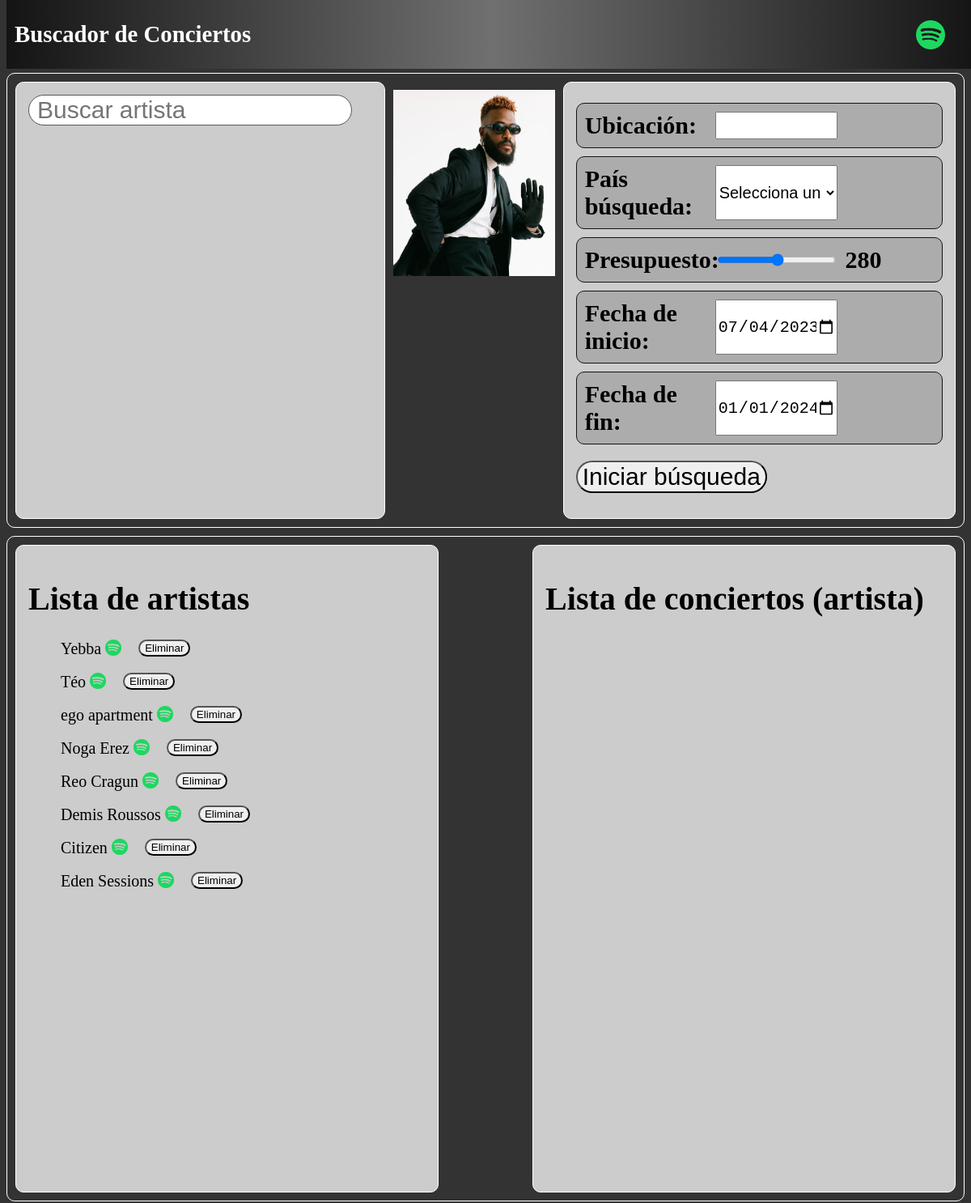
The app's page / (upper part), older data.
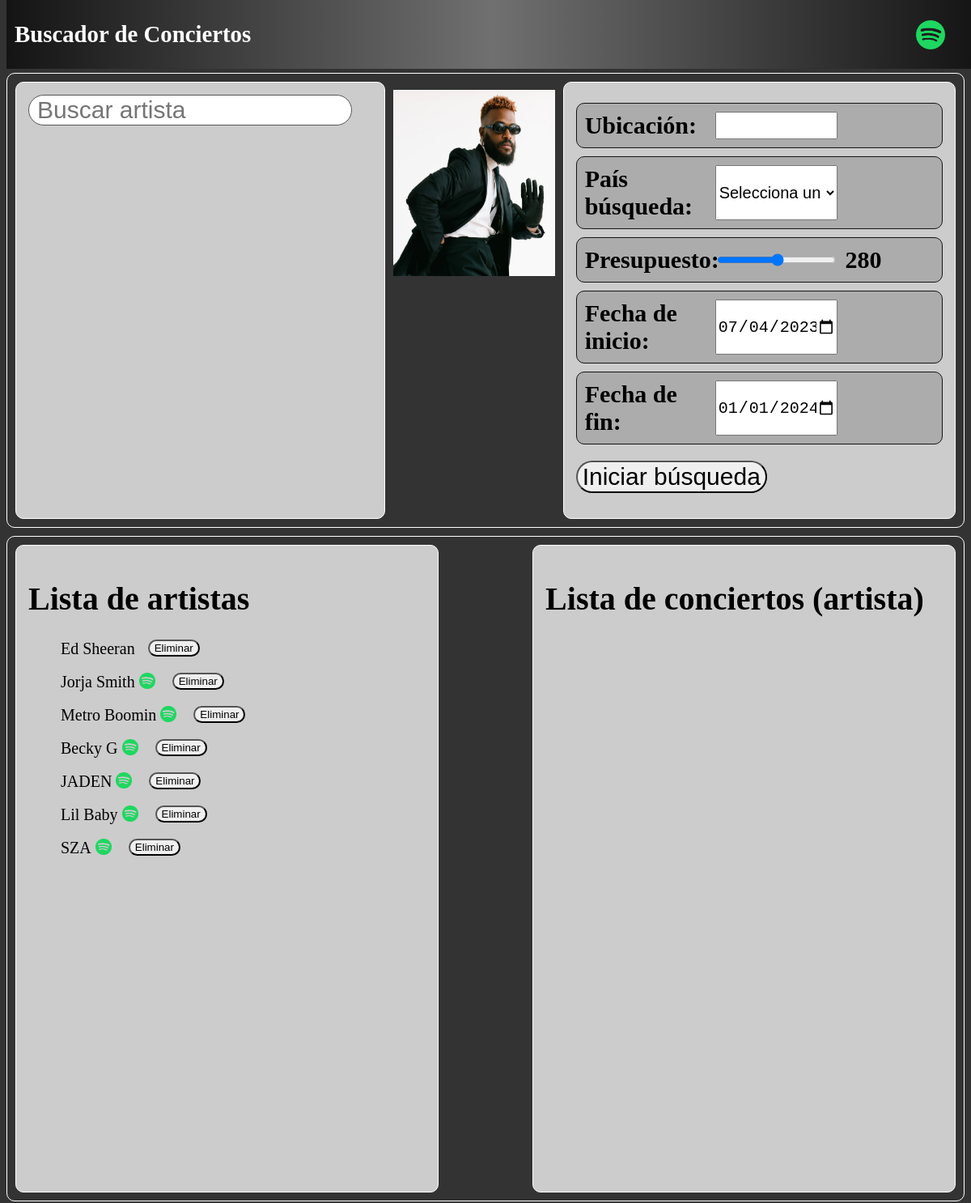
The same page, newer data.
### BuscadorConciertos/models.py (models this page shows, shortened)
class Artist(models.Model):
    name = models.CharField(max_length=255, unique=True)
    artist_id = models.CharField(max_length=255)
    is_spotified = models.BooleanField(default=False)

### BuscadorConciertos/views.py (the view)
# urls.py: path('', views.buscador, name='buscador'),
def buscador(request):
  artists = Artist.objects.all()
  conciertos = Concierto.objects.all().values() #Obtener valores de los conciertos
  conciertos_df = pd.DataFrame(conciertos) #Importamos a un dataframe de pandas
  url_auth = f'https://accounts.spotify.com/authorize?response_type=code&client_id={ credentials.SPOTIFY_CLIENT_ID }&redirect_uri=http://127.0.0.1:8000/SpotiLog/spotilog/&scope=user-top-read playlist-read-private'
  return render(request, 'buscador.html', {'artists': artists, 'url_auth':url_auth})

### BuscadorConciertos/templates/buscador.html (shortened to what this page needs)
<head>
  {% load static %}
  <link rel="stylesheet" type="text/css" href="{% static 'BuscadorConciertos/css/belleza.css' %}">
</head>
<body>
<section class="header">
  <h1 id="title">Buscador de Conciertos</h1>
  {% if userpic %}
    {% block spotilog %}
    {% endblock %}
  {% else %}
    <a href="{{ url_auth }}"><img id="spoti" src="{% static 'BuscadorConciertos/img/spotilogo.png' %}"></a>
  {% endif %}
</section>
<div class="container" id="primer_container">
    <div class="box">
      <div class="ContBusq">
        <form method="post" id="formArtista">
            <input name="nombre" id="nombre" class="buscarArtista" type="text" placeholder="Buscar artista">
        </form>
      </div>
    </div>
    <img id="bb" src = "{% static 'BuscadorConciertos/img/bb.jpeg' %}">
    <div class="box">
        <form method="post" id="filtros">
            <div class="container">
              <label for="ubicacion">Ubicación: </label>
              <input type="text" name="ubicacion" id="ubicacion"><br>
            </div>
            <div class="container">
              <label for="pais">País búsqueda: </label>
              <select name="pais" id="pais" required>
                <option value="">Selecciona un país</option>
              </select><br>
            </div>
            <div class="container">
              <label for="presupuesto">Presupuesto: </label>
              <input type="range"  name="presupuesto" id="presupuesto" min="50" max="500" step="10" required>
              <output id="valor"></output>
            </div>
            <div class="container">
              <label for="inicio">Fecha de inicio:</label>
              <input type="date" id="inicio" name="inicio" value="2023-07-04" required><br>
            </div>
            <div class="container">
              <label for="fin">Fecha de fin:</label>
              <input type="date" id="fin" name="fin" value="2024-01-01" required><br>
            </div>
            <button type="submit" name="iniciarBusqueda" id="boton">Iniciar búsqueda</button>
        </form>
    </div>
</div>
<div class="container2">
  <div class="box" id="artist-container">
  <h1>Lista de artistas</h1>
    <ul id="lista_artistas">
      {% for artist in artists %}
        <li>
          {{ artist.name }}
          {% if artist.is_spotified %}
            <img src="{% static 'BuscadorConciertos/img/spotilogo.png' %}" alt="Logo de Spotify">
          {% endif %}
          <form id="delete-form-{{ artist.id }}" method="post" action="{% url 'delete_artist' artist_id=artist.id %}">
            <button type="submit" class="delete-button" id="boton_borrar">Eliminar</button>
          </form>
        </li>
      {% endfor %}
    </ul>
  </div>
  <div id="concert-container" class="box">
    <h1>Lista de conciertos (artista)</h1>
  </div>
</div>
</body>

### static/BuscadorConciertos/css/belleza.css (style rules this page uses)
body { background-color: #333333; }
h1 { font-size: 40px; }
#boton, #borrar_base, #boton_borrar { border-radius: 20px; }
.header { height: 85px; display: flex; align-items: center; justify-content: space-between; position: fixed; width: 100%; background: #141414; background: linear-gradient(to right, #141414, #707070, #141414); color: white; top: 0; transform: translateY(0); transition: transform 0.5s ease-in-out; z-index: 9999; }
#nombre { padding-left: 10px; font-size: 30px; border-radius: 50px; border: 1px solid #575756; }
#title { margin-left: 10px; font-size: 1.8em; font-weight: 800; }
.container { margin-top: 10px; display: flex; justify-content: space-between; background-color: #333333; border: 1px solid white; border-radius: 10px; padding: 10px; }
.container2 { margin-top: 10px; display: flex; justify-content: space-between; background-color: #333333; border: 1px solid white; border-radius: 10px; padding: 10px; min-height:800px; }
#primer_container { margin-top: 90px; }
.box { border: 1px solid white; padding: 15px; width: 45%; box-sizing: border-box; background-color: #CCCCCC; border-radius: 10px; }
#filtros .container { background-color: #acacac; border-color: #141414; display: grid; grid-template-columns: 35% 35% 30%; gap: 10px; font-size: 30px; font-weight: bold; }
#filtros form input, select { grid-column: 2; }
#pais, #inicio, #fin, #ubicacion, #lista_artistas { font-size: 20px; }
#lista_artistas img { width: 20px; height: 20px; margin-right: 5px; margin-left: 5px; }
#boton { margin-top: 20px; font-size: 30px; }
#bb { max-width: 200px; padding: 10px; height: 230px; width: 200px; }
#spoti { margin-right: 40px; width: 36px; height: 36px; }
li { display: flex; }
li form { margin-left: 1rem; }
#artist-container { position: relative; }
#concert-container { position: relative; }

Row changes from the older to the newer data that the page shows:
removed Artist: name "Yebba", is_spotified True (drawn)
removed Artist: name "Téo", is_spotified True (drawn)
removed Artist: name "ego apartment", is_spotified True (drawn)
removed Artist: name "Noga Erez", is_spotified True (drawn)
removed Artist: name "Reo Cragun", is_spotified True (drawn)
removed Artist: name "Demis Roussos", is_spotified True (drawn)
removed Artist: name "Citizen", is_spotified True (drawn)
removed Artist: name "Eden Sessions", is_spotified True (drawn)
added Artist: name "Ed Sheeran"
added Artist: name "Jorja Smith", is_spotified True (drawn)
added Artist: name "Metro Boomin", is_spotified True (drawn)
added Artist: name "Becky G", is_spotified True (drawn)
added Artist: name "JADEN", is_spotified True (drawn)
added Artist: name "Lil Baby", is_spotified True (drawn)
added Artist: name "SZA", is_spotified True (drawn)
